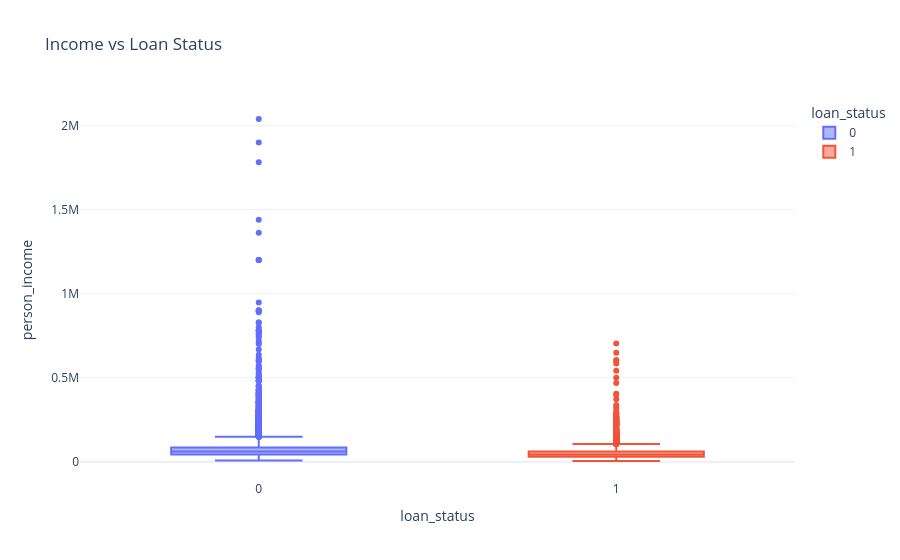
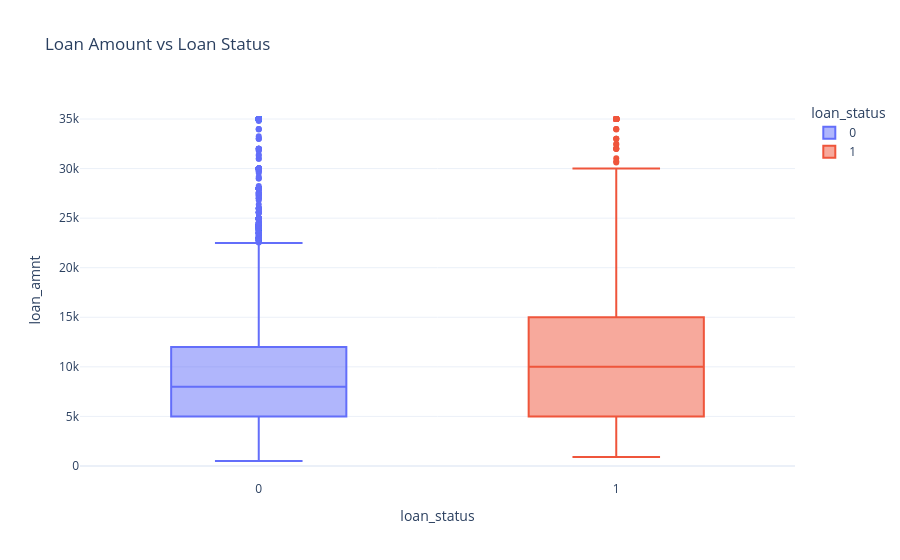
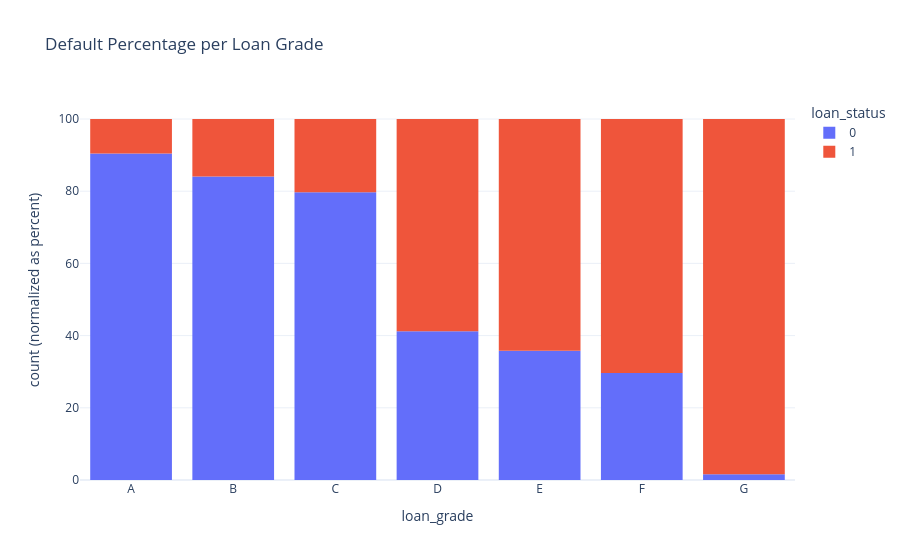

These figures' notebook cell, in order:
### Markdown cell above
## 5. Bivariate Analysis: Features vs Target
Detailed interactive analysis showing the breakdown of defaults across different categories.

### Code cell
# Interactive Split Analysis
# 1. Income vs Loan Status
fig1 = px.box(df, x='loan_status', y='person_income', color='loan_status',
              title='Income vs Loan Status', points='outliers')
fig1.show()

# 2. Loan Amount vs Loan Status
fig2 = px.box(df, x='loan_status', y='loan_amnt', color='loan_status',
              title='Loan Amount vs Loan Status')
fig2.show()

# 3. Loan Grade vs Loan Status (Normalized Percentage)
fig3 = px.histogram(df, x='loan_grade', color='loan_status',
                    barnorm='percent', title='Default Percentage per Loan Grade',
                    category_orders={'loan_grade': sorted(df['loan_grade'].unique())})
fig3.show()

### Figure 1 — Plotly figure (JSON) as saved in the notebook; plotly's stock layout.template omitted (floating-point values rounded to 4 significant figures; data arrays with more than 128 entries replaced by an {"elided": "..."} marker saying what was removed)
{"data": [{"alignmentgroup": "True", "boxpoints": "outliers", "hovertemplate": "loan_status=%{x}<br>person_income=%{y}<extra></extra>", "legendgroup": "0", "marker": {"color": "#636efa"}, "name": "0", "notched": false, "offsetgroup": "0", "orientation": "v", "showlegend": true, "type": "box", "x": {"elided": "24853 int values"}, "x0": " ", "xaxis": "x", "y": {"elided": "24853 int values"}, "y0": " ", "yaxis": "y"}, {"alignmentgroup": "True", "boxpoints": "outliers", "hovertemplate": "loan_status=%{x}<br>person_income=%{y}<extra></extra>", "legendgroup": "1", "marker": {"color": "#EF553B"}, "name": "1", "notched": false, "offsetgroup": "1", "orientation": "v", "showlegend": true, "type": "box", "x": {"elided": "6825 int values"}, "x0": " ", "xaxis": "x", "y": {"elided": "6825 int values"}, "y0": " ", "yaxis": "y"}], "layout": {"boxmode": "overlay", "legend": {"title": {"text": "loan_status"}, "tracegroupgap": 0}, "title": {"text": "Income vs Loan Status"}, "xaxis": {"anchor": "y", "categoryarray": [0, 1], "categoryorder": "array", "domain": [0, 1], "title": {"text": "loan_status"}}, "yaxis": {"anchor": "x", "domain": [0, 1], "title": {"text": "person_income"}}}}

### Figure 2 — Plotly figure (JSON) as saved in the notebook; plotly's stock layout.template omitted (floating-point values rounded to 4 significant figures; data arrays with more than 128 entries replaced by an {"elided": "..."} marker saying what was removed)
{"data": [{"alignmentgroup": "True", "hovertemplate": "loan_status=%{x}<br>loan_amnt=%{y}<extra></extra>", "legendgroup": "0", "marker": {"color": "#636efa"}, "name": "0", "notched": false, "offsetgroup": "0", "orientation": "v", "showlegend": true, "type": "box", "x": {"elided": "24853 int values"}, "x0": " ", "xaxis": "x", "y": {"elided": "24853 int values"}, "y0": " ", "yaxis": "y"}, {"alignmentgroup": "True", "hovertemplate": "loan_status=%{x}<br>loan_amnt=%{y}<extra></extra>", "legendgroup": "1", "marker": {"color": "#EF553B"}, "name": "1", "notched": false, "offsetgroup": "1", "orientation": "v", "showlegend": true, "type": "box", "x": {"elided": "6825 int values"}, "x0": " ", "xaxis": "x", "y": {"elided": "6825 int values"}, "y0": " ", "yaxis": "y"}], "layout": {"boxmode": "overlay", "legend": {"title": {"text": "loan_status"}, "tracegroupgap": 0}, "title": {"text": "Loan Amount vs Loan Status"}, "xaxis": {"anchor": "y", "categoryarray": [0, 1], "categoryorder": "array", "domain": [0, 1], "title": {"text": "loan_status"}}, "yaxis": {"anchor": "x", "domain": [0, 1], "title": {"text": "loan_amnt"}}}}

### Figure 3 — Plotly figure (JSON) as saved in the notebook; plotly's stock layout.template omitted (floating-point values rounded to 4 significant figures; data arrays with more than 128 entries replaced by an {"elided": "..."} marker saying what was removed)
{"data": [{"bingroup": "x", "hovertemplate": "loan_status=0<br>loan_grade=%{x}<br>count (normalized as percent)=%{y}<extra></extra>", "legendgroup": "0", "marker": {"color": "#636efa", "pattern": {"shape": ""}}, "name": "0", "orientation": "v", "showlegend": true, "type": "histogram", "x": {"elided": "24853 str values"}, "xaxis": "x", "yaxis": "y"}, {"bingroup": "x", "hovertemplate": "loan_status=1<br>loan_grade=%{x}<br>count (normalized as percent)=%{y}<extra></extra>", "legendgroup": "1", "marker": {"color": "#EF553B", "pattern": {"shape": ""}}, "name": "1", "orientation": "v", "showlegend": true, "type": "histogram", "x": {"elided": "6825 str values"}, "xaxis": "x", "yaxis": "y"}], "layout": {"barmode": "relative", "barnorm": "percent", "legend": {"title": {"text": "loan_status"}, "tracegroupgap": 0}, "title": {"text": "Default Percentage per Loan Grade"}, "xaxis": {"anchor": "y", "categoryarray": ["A", "B", "C", "D", "E", "F", "G"], "categoryorder": "array", "domain": [0, 1], "title": {"text": "loan_grade"}}, "yaxis": {"anchor": "x", "domain": [0, 1], "title": {"text": "count (normalized as percent)"}}}}
